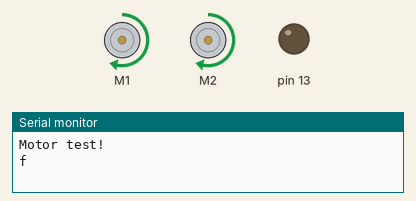
A sketch run on a simulated Arduino Uno, built with avr-gcc and run on an emulated ATmega328P. Shown: 2 × DC motor (green arrow = forward, orange = backward, longer = faster), output pins drawn as LEDs (lit = HIGH), the last lines printed to the serial monitor.

Above: at 0.5 s.
At 1.5 s:
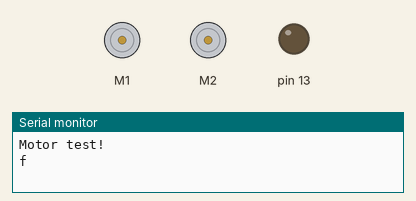
At 5.5 s:
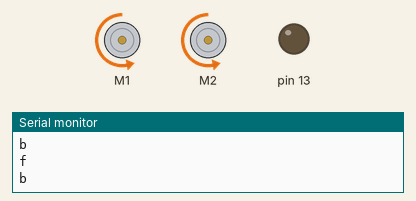
Timing chart, 0 to 6.9 s (numbered marks = the images above):
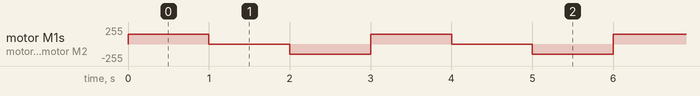

The sketch:

motor_driver_2.ino
```cpp
// (licence header left out)
#include <AFMotor.h>

AF_DCMotor motorl(1);
AF_DCMotor motorr(2);
void setup() {
  Serial.begin(9600);           // set up Serial library at 9600 bps
  Serial.println("Motor test!");

  // turn on motor
  motorl.setSpeed(120);
 pinMode(4,INPUT);
  pinMode(13,OUTPUT);
  Serial.begin(9600);
  motorl.run(RELEASE);
   motorl.setSpeed(120);
}

void loop() {
  int l = 150;
  int r= 150;
  Serial.println("f");

  motorl.run(FORWARD);
    motorl.setSpeed(l);
     motorr.run(FORWARD);
    motorr.setSpeed(r);
  delay(1000);

  motorl.run(RELEASE);
   motorr.run(RELEASE);
  delay(1000);
 Serial.println("b");

  motorl.run(BACKWARD);
    motorl.setSpeed(l);
     motorr.run(BACKWARD);
    motorr.setSpeed(r);
  delay(1000);


}
```

Measured:
- by itself, motor M1, motor M2: repeats every 3.0 s: stopped 1.0 s, backward 150/255 1.0 s, forward 150/255 1.0 s
